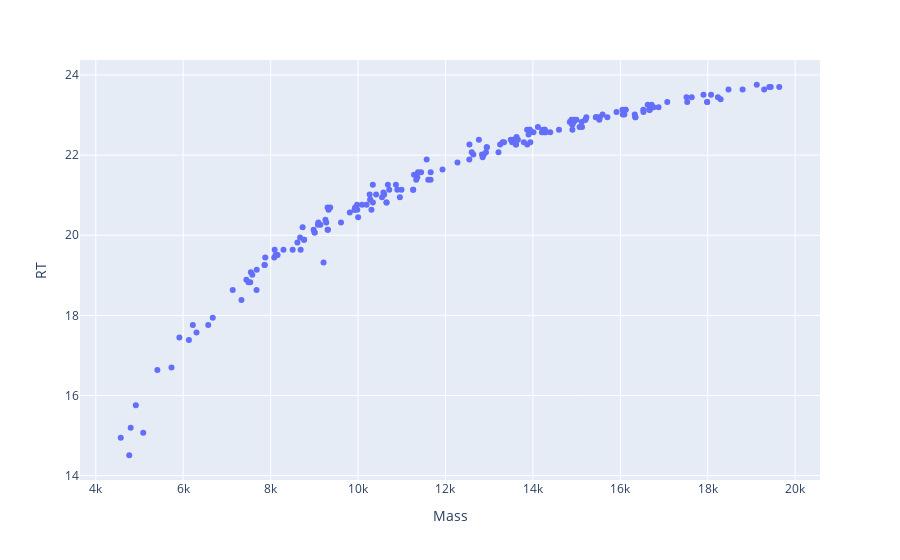
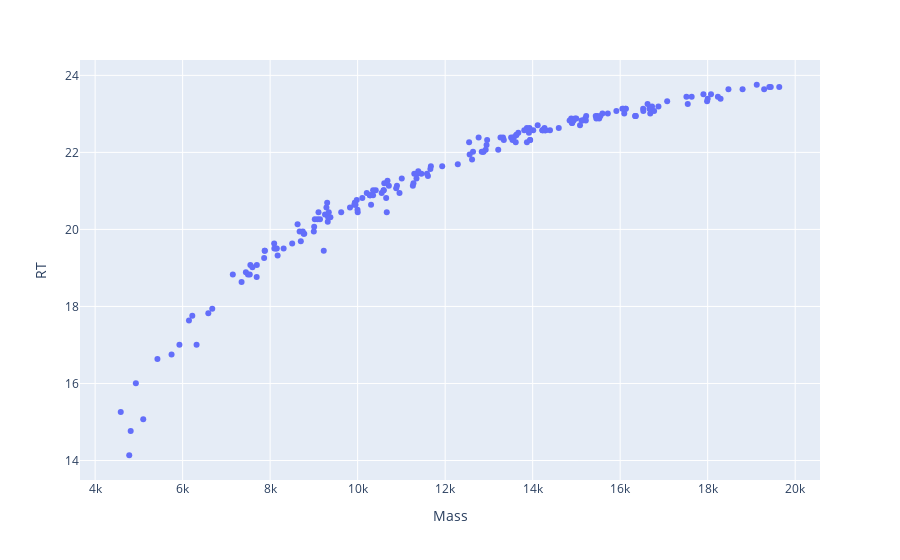

Notebook code cell kept with these figures, in order:
### Code cell
plotly_zone(df2_A)
plotly_zone(df2_B)
plotly_zones(df7_A, df7_B)

### Figure 1 — Plotly figure (JSON) as saved in the notebook; plotly's stock layout.template omitted (floating-point values rounded to 4 significant figures; data arrays with more than 128 entries replaced by an {"elided": "..."} marker saying what was removed)
{"data": [{"hoverlabel": {"namelength": 0}, "hovertemplate": "Mass=%{x}<br>RT=%{y}", "legendgroup": "", "marker": {"color": "#636efa", "symbol": "circle"}, "mode": "markers", "name": "", "showlegend": false, "type": "scatter", "x": {"elided": "192 float values"}, "xaxis": "x", "y": {"elided": "192 float values"}, "yaxis": "y"}], "layout": {"legend": {"tracegroupgap": 0}, "margin": {"t": 60}, "xaxis": {"anchor": "y", "domain": [0, 1], "title": {"text": "Mass"}}, "yaxis": {"anchor": "x", "domain": [0, 1], "title": {"text": "RT"}}}}

### Figure 2 — Plotly figure (JSON) as saved in the notebook; plotly's stock layout.template omitted (floating-point values rounded to 4 significant figures; data arrays with more than 128 entries replaced by an {"elided": "..."} marker saying what was removed)
{"data": [{"hoverlabel": {"namelength": 0}, "hovertemplate": "Mass=%{x}<br>RT=%{y}", "legendgroup": "", "marker": {"color": "#636efa", "symbol": "circle"}, "mode": "markers", "name": "", "showlegend": false, "type": "scatter", "x": {"elided": "192 float values"}, "xaxis": "x", "y": {"elided": "192 float values"}, "yaxis": "y"}], "layout": {"legend": {"tracegroupgap": 0}, "margin": {"t": 60}, "xaxis": {"anchor": "y", "domain": [0, 1], "title": {"text": "Mass"}}, "yaxis": {"anchor": "x", "domain": [0, 1], "title": {"text": "RT"}}}}
